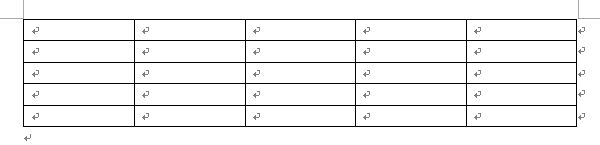
#> input picture test.jpg, 600 x 145 px
$ python opencvLn.py
#> lines starting #> are read from the running program, lines starting #| are printed output that depends on the picture; after the words box and inside, x2 and y2 are one past the last pixel; in counts of white or black regions, pixels touching at a corner belong together
import numpy as np
import cv2
# [4 lines of commented-out code are left out]

img=cv2.imread("test.jpg")
#> img is the input picture: shape (145, 600, 3); min 0, max 255, mean 242.3
gray=cv2.cvtColor(img,cv2.COLOR_BGR2GRAY)
cv2.imwrite("re.jpg",gray)
edges=cv2.Canny(gray,50,150,apertureSize=3)
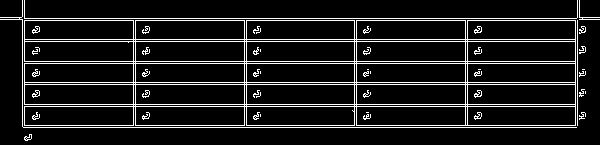
#> edges: shape (145, 600); 10.1% white in thin lines or dots
cv2.imwrite("re1.jpg",edges)
minLineLength=500
maxLineGap=10
lines=cv2.HoughLinesP(edges,1,np.pi/180,100,minLineLength,maxLineGap)
#> lines = 18 rows, first 6: [356, 125, 575, 125], [24, 82, 575, 82], [24, 39, 575, 39], [24, 41, 575, 41], [24, 18, 576, 18], [24, 104, 575, 104]
linenum=len(lines)
#> linenum = 18
print(linenum)
#| 18
i=0
while i<linenum:
	for x1, y1, x2, y2 in lines[i]:
		cv2.line(img, (x1, y1), (x2, y2), (0, 255, 0), 2)
	i=i+1
#> this loop made 18 passes
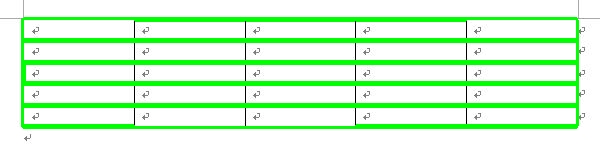
#> img: shape (145, 600, 3); 18.81% of pixels changed, all inside (x1, y1, x2, y2) = (21, 17, 579, 129)
#> after the loop, i = 18


cv2.imshow("img",img)
cv2.waitKey(0)
cv2.imwrite("houghlines2.jpg",img)
